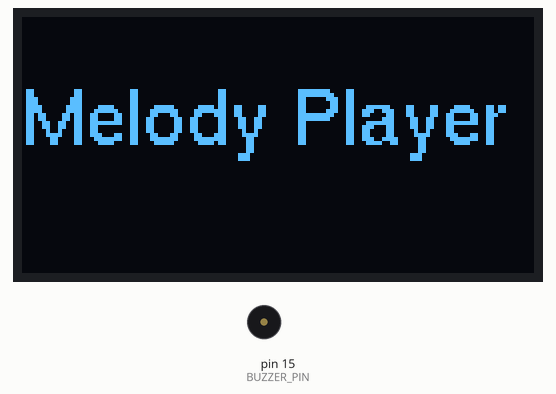
The sketch below on a simulated Arduino Uno, built with avr-gcc and run on an emulated ATmega328P. Shown: 128×64 one-colour display, buzzer (waves = sounding). What the sketch prints to the serial monitor is not drawn.

Above: at 0.1 s.
At 3.91 s:
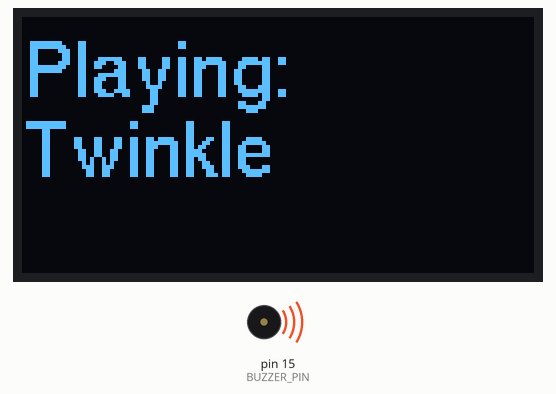
At 20.6 s:
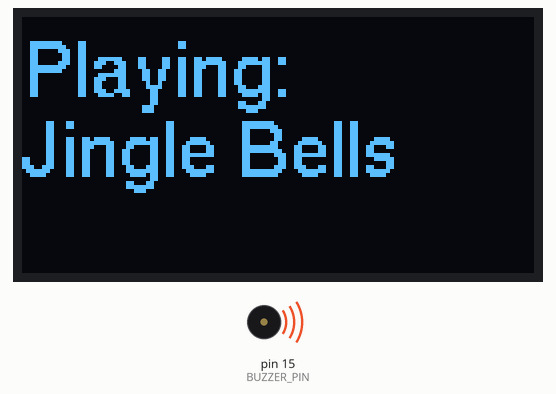
At 35.8 s:
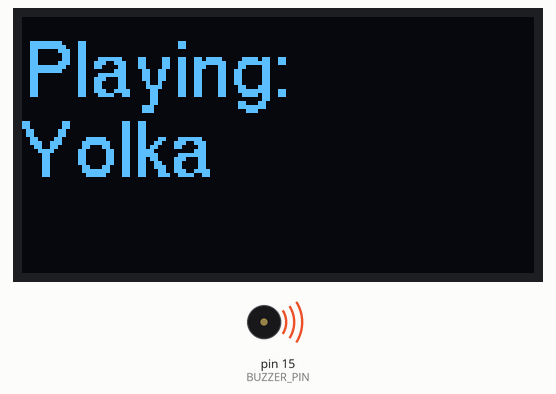
Timing chart, 0 to 40.0 s (numbered marks = the images above):
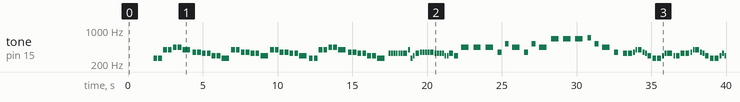

The sketch:

melody.ino
```cpp
#include "pitches.h"  // Подключаем файл с мелодиями
#include <U8g2lib.h>  // Библиотека для OLED https://github.com/olikraus/u8g2

// Инициализация OLED (SH1106, I2C, 128x64)
U8G2_SH1106_128X64_NONAME_F_HW_I2C u8g2(U8G2_R0, /* reset=*/ U8X8_PIN_NONE);

// Пины
#define BUZZER_PIN  15  // D8 — BUZZER
#define BUTTON_PIN  0   // D3 — кнопка

// Переменные
int currentMelody = 0;            // Текущая мелодия (0, 1, 2, 3)
int lastButtonState = HIGH;       // Предыдущее состояние кнопки
unsigned long lastDebounceTime = 0;
unsigned long debounceDelay = 50; // Задержка антидребезга
bool isPlaying = false;           // Флаг воспроизведения

// Названия мелодий для отображения на OLED
const char* melodyNames[] = {
  "Yolka",
  "Twinkle",
  "Jingle Bells",
  "Star Wars"
};

void setup() {
  pinMode(BUZZER_PIN, OUTPUT);
  pinMode(BUTTON_PIN, INPUT);

  // Инициализация OLED
  u8g2.begin();
  u8g2.setFont(u8g2_font_helvR14_tr);  // Шрифт

  Serial.begin(115200);
  Serial.println("");
  Serial.println("Система готова. Нажмите кнопку для смены мелодии.");

  // Отображение начального экрана
  displayStartupScreen();
}

void loop() {
  // Проверяем кнопку только если не воспроизводим мелодию
  if (!isPlaying && (millis() - lastDebounceTime) > debounceDelay) {
    int reading = digitalRead(BUTTON_PIN);

    if (reading == LOW) { // Кнопка нажата
      lastDebounceTime = millis();
      currentMelody = (currentMelody + 1) % 4;
      Serial.print("Выбрана мелодия №");
      Serial.println(currentMelody + 1);

      // Отображение названия выбранной мелодии
      displayMelodyName(melodyNames[currentMelody]);

      playMelody(currentMelody); // Воспроизводим новую мелодию
    }
  }
}

// Функция проверки кнопки (не прерывает воспроизведение)
void checkButton() {
  int reading = digitalRead(BUTTON_PIN);

  if (reading != lastButtonState) {
    lastDebounceTime = millis();
  }
  lastButtonState = reading;
}

// Функция воспроизведения мелодии
void playMelody(int melodyNum) {
  const int* melody;
  const int* noteDurations;
  int numNotes;

  isPlaying = true; // Устанавливаем флаг воспроизведения

  // Выбираем нужную мелодию
  switch (melodyNum) {
    case 0:
      melody = melody1;
      noteDurations = noteDurations1;
      numNotes = melody1Length;
      break;
    case 1:
      melody = melody2;
      noteDurations = noteDurations2;
      numNotes = melody2Length;
      break;
    case 2:
      melody = melody3;
      noteDurations = noteDurations3;
      numNotes = melody3Length;
      break;
    case 3:
      melody = melody4;
      noteDurations = noteDurations4;
      numNotes = melody4Length;
      break;
  }

  // Воспроизведение
  for (int thisNote = 0; thisNote < numNotes; thisNote++) {
    // Проверяем кнопку во время паузы между нотами (для антидребезга)
    checkButton();

    int noteDuration = 1000 / noteDurations[thisNote];

    // Считываем ноту из flash‑памяти
    int currentNote = pgm_read_word(&melody[thisNote]);

    if (currentNote == NOTE_REST) {
      noTone(BUZZER_PIN);
    } else {
      tone(BUZZER_PIN, currentNote, noteDuration);
    }

    delay(noteDuration * 1.3); // Пауза между нотами
    noTone(BUZZER_PIN);        // Отключаем звук
  }

  isPlaying = false;    // Сбрасываем флаг после завершения
  displayReadyScreen(); // Отображаем экран готовности
}

// Отображение экрана готовности
void displayReadyScreen() {
  u8g2.clearBuffer();
  u8g2.setCursor(0, 20);
  u8g2.print("Ready");
  u8g2.setCursor(0, 40);
  u8g2.print("Press button A");
  u8g2.sendBuffer();
}

// Отображение названия текущей мелодии
void displayMelodyName(const char* name) {
  u8g2.clearBuffer();
  u8g2.setCursor(0, 20);
  u8g2.print("Playing:");
  u8g2.setCursor(0, 40);
  u8g2.print(name);
  u8g2.sendBuffer();
}

// Начальный экран при запуске
void displayStartupScreen() {
  u8g2.clearBuffer();
  u8g2.setCursor(0, 32);
  u8g2.print("Melody Player");
  u8g2.sendBuffer();
  delay(1500); // Показываем 1,5 секунды
  displayReadyScreen();
}
```

pitches.h
```cpp
// pitches.h — определения нот и мелодий

// Ноты (частота в Гц)
#define NOTE_C4  262
#define NOTE_D4  294
#define NOTE_E4  330
#define NOTE_F4  349
#define NOTE_G4  392
#define NOTE_A4  440
#define NOTE_B4  494
#define NOTE_C5  523
#define NOTE_D5  587
#define NOTE_E5  659
#define NOTE_F5  698
#define NOTE_REST 0

// Мелодия 1: «В лесу родилась ёлочка»
const int melody1[] PROGMEM = {
  NOTE_E4, NOTE_E4, NOTE_F4, NOTE_G4, NOTE_G4, NOTE_F4, NOTE_E4, NOTE_D4,
  NOTE_C4, NOTE_C4, NOTE_D4, NOTE_E4, NOTE_E4, NOTE_D4, NOTE_D4,
  NOTE_E4, NOTE_E4, NOTE_F4, NOTE_G4, NOTE_G4, NOTE_F4, NOTE_E4, NOTE_D4,
  NOTE_C4, NOTE_C4, NOTE_D4, NOTE_E4, NOTE_D4, NOTE_C4
};
const int noteDurations1[] PROGMEM = {4,4,8,8,4,8,8,4, 4,4,8,8,3,8,4, 4,4,8,8,4,8,8,4, 4,4,8,8,2,2};
const int melody1Length = 30;

// Мелодия 2: «Twinkle Twinkle Little Star»
const int melody2[] PROGMEM = {
  NOTE_C4, NOTE_C4, NOTE_G4, NOTE_G4, NOTE_A4, NOTE_A4, NOTE_G4,
  NOTE_F4, NOTE_F4, NOTE_E4, NOTE_E4, NOTE_D4, NOTE_D4, NOTE_C4,
  NOTE_G4, NOTE_G4, NOTE_F4, NOTE_F4, NOTE_E4, NOTE_E4, NOTE_D4,
  NOTE_G4, NOTE_G4, NOTE_F4, NOTE_F4, NOTE_E4, NOTE_E4, NOTE_D4,
  NOTE_C4, NOTE_C4, NOTE_G4, NOTE_G4, NOTE_A4, NOTE_A4, NOTE_G4,
  NOTE_F4, NOTE_F4, NOTE_E4, NOTE_E4, NOTE_D4, NOTE_D4, NOTE_C4
};
const int noteDurations2[] PROGMEM = {4,4,4,4,4,4,2, 4,4,4,4,4,4,2, 4,4,4,4,4,4,2, 4,4,4,4,4,4,2, 4,4,4,4,4,4,2, 4,4,4,4,4,4,2};
const int melody2Length = 42;

// Мелодия 3: «Jingle Bells»
const int melody3[] PROGMEM = {
  NOTE_E4, NOTE_E4, NOTE_E4, NOTE_E4, NOTE_E4, NOTE_E4, NOTE_E4,
  NOTE_G4, NOTE_C4, NOTE_D4, NOTE_E4,
  NOTE_F4, NOTE_F4, NOTE_F4, NOTE_F4, NOTE_F4,
  NOTE_E4, NOTE_E4, NOTE_E4, NOTE_E4, NOTE_D4, NOTE_D4, NOTE_E4, NOTE_D4, NOTE_G4
};
const int noteDurations3[] PROGMEM = {8,8,8,8,8,8,4, 8,8,8,4, 8,8,8,8,4, 8,8,8,8,8,8,4,4};
const int melody3Length = 29;

// Мелодия 4: «Звёздные войны» (Main Theme)
const int melody4[] PROGMEM = {
  NOTE_A4, NOTE_REST, NOTE_A4, NOTE_REST, NOTE_A4, NOTE_REST,
  NOTE_F4, NOTE_REST, NOTE_C5, NOTE_REST,
  NOTE_A4, NOTE_REST, NOTE_F4, NOTE_REST, NOTE_C5, NOTE_REST,
  NOTE_A4, NOTE_REST,
  NOTE_E5, NOTE_REST, NOTE_E5, NOTE_REST, NOTE_E5, NOTE_REST,
  NOTE_F5, NOTE_REST, NOTE_C5, NOTE_REST,
  NOTE_A4, NOTE_REST, NOTE_F4, NOTE_REST, NOTE_C5, NOTE_REST,
  NOTE_A4, NOTE_REST
};
const int noteDurations4[] PROGMEM = {
  2, 8, 2, 8, 2, 8,
  4, 8, 4, 8,
  2, 8, 4, 8, 4, 8,
  2, 8,
  2, 8, 2, 8, 2, 8,
  4, 8, 4, 8,
  2, 8, 4, 8, 4, 8,
  2, 8
};
const int melody4Length = 32;
```

Measured:
- by itself, tone on pin 15 (BUZZER_PIN): plays 262 Hz for 0.25 s, 262 Hz for 0.25 s, 392 Hz for 0.25 s, 392 Hz for 0.25 s, 440 Hz for 0.25 s, 440 Hz for 0.25 s … (110 notes in this stretch)
